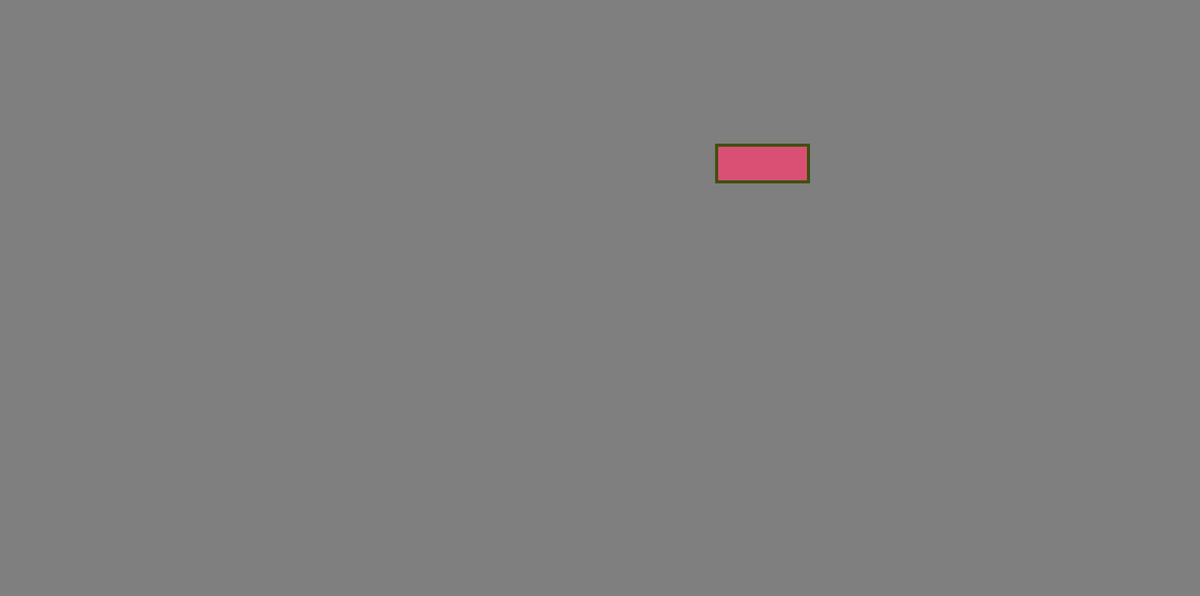
Frame 1 (no input)
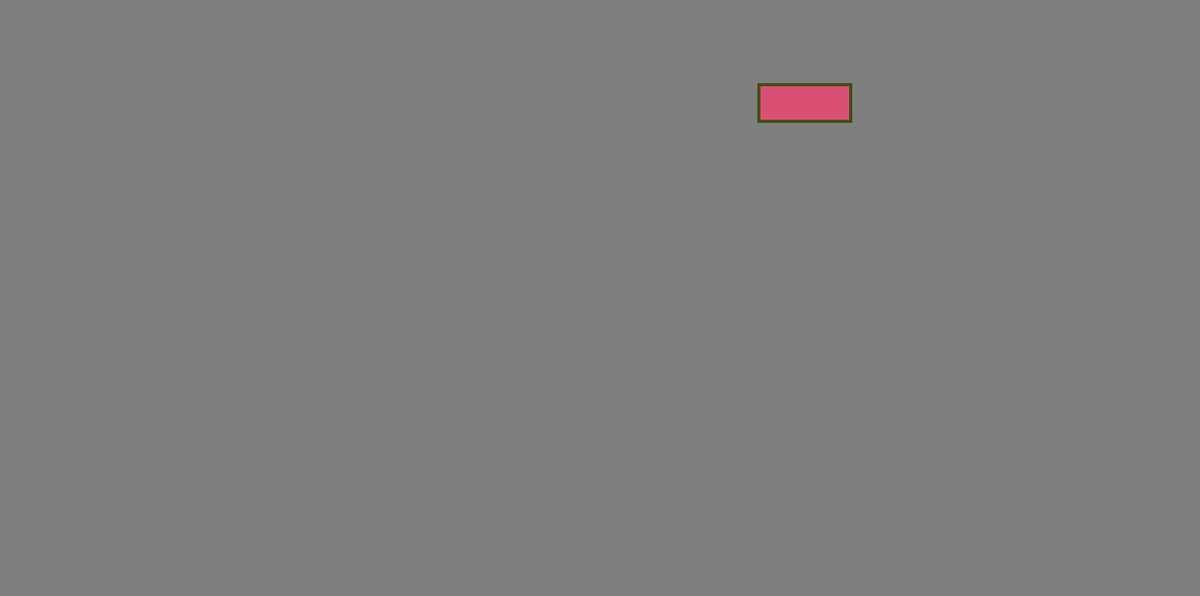
Frame 60 (the mouse pressed at the canvas centre just before this capture)
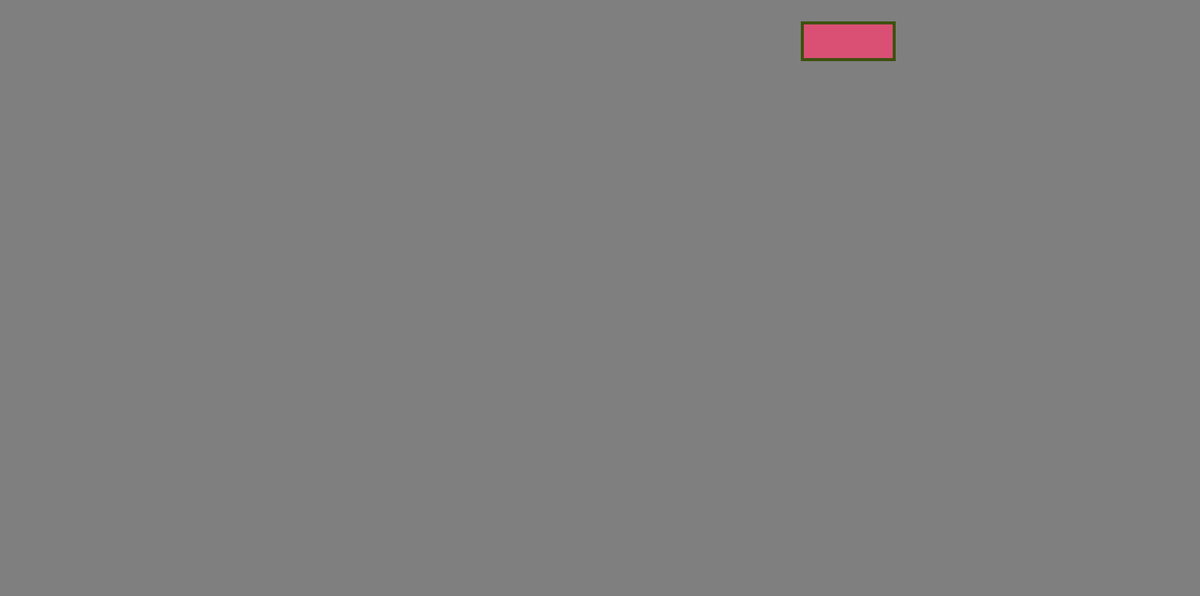
Frame 120 (the mouse held since frame 60 and released just before this capture)

The Processing sketch that drew these frames (run headless with seeded random() and noise(); from frame 60 on, the mouse is pressed at the canvas centre):

// Processing sketch: sketch_250515aitangleslow
// ── sketch_250515aitangleslow.pde
// Global declarations
float x, y, w, h;
float spdX, spdY;
color fillCol, strokeCol;

void setup() {
  size(1960, 975);
  initSquare();  // Initialize square for the first time
}

void draw() {
  background(127, 127, 127);
  
  // Draw the square
  fill(fillCol);
  stroke(strokeCol);
  strokeWeight(5);
  rect(x, y, w, h);

  // Update position
  x += spdX;
  y += spdY;

  // Check if off screen (left, right, top, bottom)
  if (x > width || x + w < 0 || y > height || y + h < 0) {
    initSquare();  // Re-initialize if square is off-screen
  }
}

// Function to initialize or re-initialize square properties
void initSquare() {
  w = 150;
  h = 60;
  x = random(width - w);
  y = random(height - h);
  spdX = random(-1.2, 1.3);
  spdY = random(-3.2, 3.2);
  
  // Make sure the square actually moves
  if (spdX == 0 && spdY == 0) {
    spdX = 1;
    spdY = 1;
  }

  fillCol = color(random(255), random(255), random(255));
  strokeCol = color(random(115), 80, random(45));
}
